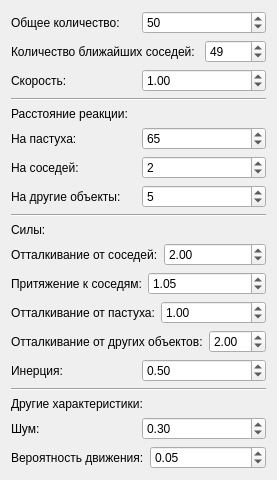
<?xml version="1.0" encoding="UTF-8"?>
<ui version="4.0">
 <class>CAgentParams</class>
 <widget class="QDialog" name="CAgentParams">
  <property name="geometry">
   <rect>
    <x>0</x>
    <y>0</y>
    <width>267</width>
    <height>466</height>
   </rect>
  </property>
  <property name="windowTitle">
   <string>Параметры агентов</string>
  </property>
  <layout class="QVBoxLayout" name="verticalLayout">
   <item>
    <layout class="QHBoxLayout" name="horizontalLayout">
     <item>
      <widget class="QLabel" name="label">
       <property name="text">
        <string>Общее количество:</string>
       </property>
      </widget>
     </item>
     <item>
      <widget class="QSpinBox" name="quantity">
       <property name="minimum">
        <number>1</number>
       </property>
       <property name="maximum">
        <number>201</number>
       </property>
       <property name="value">
        <number>50</number>
       </property>
      </widget>
     </item>
    </layout>
   </item>
   <item>
    <layout class="QHBoxLayout" name="horizontalLayout_13">
     <item>
      <widget class="QLabel" name="label_16">
       <property name="text">
        <string>Количество ближайших соседей: </string>
       </property>
      </widget>
     </item>
     <item>
      <widget class="QSpinBox" name="quantity_nearest">
       <property name="minimum">
        <number>1</number>
       </property>
       <property name="maximum">
        <number>200</number>
       </property>
       <property name="value">
        <number>49</number>
       </property>
      </widget>
     </item>
    </layout>
   </item>
   <item>
    <layout class="QHBoxLayout" name="horizontalLayout_2">
     <item>
      <widget class="QLabel" name="label_14">
       <property name="text">
        <string>Скорость:</string>
       </property>
      </widget>
     </item>
     <item>
      <widget class="QDoubleSpinBox" name="speed">
       <property name="minimum">
        <double>0.010000000000000</double>
       </property>
       <property name="maximum">
        <double>10.000000000000000</double>
       </property>
       <property name="singleStep">
        <double>0.100000000000000</double>
       </property>
       <property name="value">
        <double>1.000000000000000</double>
       </property>
      </widget>
     </item>
    </layout>
   </item>
   <item>
    <widget class="Line" name="line">
     <property name="orientation">
      <enum>Qt::Horizontal</enum>
     </property>
    </widget>
   </item>
   <item>
    <widget class="QLabel" name="label_2">
     <property name="text">
      <string>Расстояние реакции:</string>
     </property>
    </widget>
   </item>
   <item>
    <layout class="QHBoxLayout" name="horizontalLayout_3">
     <item>
      <widget class="QLabel" name="label_3">
       <property name="text">
        <string>На пастуха:</string>
       </property>
      </widget>
     </item>
     <item>
      <widget class="QSpinBox" name="shepherd_reaction">
       <property name="minimum">
        <number>1</number>
       </property>
       <property name="maximum">
        <number>200</number>
       </property>
       <property name="value">
        <number>65</number>
       </property>
      </widget>
     </item>
    </layout>
   </item>
   <item>
    <layout class="QHBoxLayout" name="horizontalLayout_4">
     <item>
      <widget class="QLabel" name="label_4">
       <property name="text">
        <string>На соседей:</string>
       </property>
      </widget>
     </item>
     <item>
      <widget class="QSpinBox" name="agent_reaction">
       <property name="minimum">
        <number>1</number>
       </property>
       <property name="value">
        <number>2</number>
       </property>
      </widget>
     </item>
    </layout>
   </item>
   <item>
    <layout class="QHBoxLayout" name="horizontalLayout_5">
     <item>
      <widget class="QLabel" name="label_5">
       <property name="text">
        <string>На другие объекты:</string>
       </property>
      </widget>
     </item>
     <item>
      <widget class="QSpinBox" name="other_reaction">
       <property name="minimum">
        <number>1</number>
       </property>
       <property name="value">
        <number>5</number>
       </property>
      </widget>
     </item>
    </layout>
   </item>
   <item>
    <widget class="Line" name="line_2">
     <property name="orientation">
      <enum>Qt::Horizontal</enum>
     </property>
    </widget>
   </item>
   <item>
    <widget class="QLabel" name="label_6">
     <property name="text">
      <string>Силы:</string>
     </property>
    </widget>
   </item>
   <item>
    <layout class="QHBoxLayout" name="horizontalLayout_6">
     <item>
      <widget class="QLabel" name="label_7">
       <property name="text">
        <string>Отталкивание от соседей:</string>
       </property>
      </widget>
     </item>
     <item>
      <widget class="QDoubleSpinBox" name="agent_repulsion">
       <property name="minimum">
        <double>0.010000000000000</double>
       </property>
       <property name="maximum">
        <double>10.000000000000000</double>
       </property>
       <property name="value">
        <double>2.000000000000000</double>
       </property>
      </widget>
     </item>
    </layout>
   </item>
   <item>
    <layout class="QHBoxLayout" name="horizontalLayout_7">
     <item>
      <widget class="QLabel" name="label_8">
       <property name="text">
        <string>Притяжение к соседям:</string>
       </property>
      </widget>
     </item>
     <item>
      <widget class="QDoubleSpinBox" name="agent_attraction">
       <property name="minimum">
        <double>0.010000000000000</double>
       </property>
       <property name="maximum">
        <double>10.000000000000000</double>
       </property>
       <property name="singleStep">
        <double>0.010000000000000</double>
       </property>
       <property name="value">
        <double>1.050000000000000</double>
       </property>
      </widget>
     </item>
    </layout>
   </item>
   <item>
    <layout class="QHBoxLayout" name="horizontalLayout_8">
     <item>
      <widget class="QLabel" name="label_9">
       <property name="text">
        <string>Отталкивание от пастуха:</string>
       </property>
      </widget>
     </item>
     <item>
      <widget class="QDoubleSpinBox" name="shepherd_repulsion">
       <property name="minimum">
        <double>0.010000000000000</double>
       </property>
       <property name="maximum">
        <double>10.000000000000000</double>
       </property>
       <property name="value">
        <double>1.000000000000000</double>
       </property>
      </widget>
     </item>
    </layout>
   </item>
   <item>
    <layout class="QHBoxLayout" name="horizontalLayout_9">
     <item>
      <widget class="QLabel" name="label_10">
       <property name="text">
        <string>Отталкивание от других объектов:</string>
       </property>
      </widget>
     </item>
     <item>
      <widget class="QDoubleSpinBox" name="other_repulsion">
       <property name="minimum">
        <double>0.010000000000000</double>
       </property>
       <property name="maximum">
        <double>10.000000000000000</double>
       </property>
       <property name="value">
        <double>2.000000000000000</double>
       </property>
      </widget>
     </item>
    </layout>
   </item>
   <item>
    <layout class="QHBoxLayout" name="horizontalLayout_10">
     <item>
      <widget class="QLabel" name="label_11">
       <property name="text">
        <string>Инерция:</string>
       </property>
      </widget>
     </item>
     <item>
      <widget class="QDoubleSpinBox" name="inertia">
       <property name="minimum">
        <double>0.010000000000000</double>
       </property>
       <property name="maximum">
        <double>10.000000000000000</double>
       </property>
       <property name="singleStep">
        <double>0.100000000000000</double>
       </property>
       <property name="value">
        <double>0.500000000000000</double>
       </property>
      </widget>
     </item>
    </layout>
   </item>
   <item>
    <widget class="Line" name="line_3">
     <property name="orientation">
      <enum>Qt::Horizontal</enum>
     </property>
    </widget>
   </item>
   <item>
    <widget class="QLabel" name="label_12">
     <property name="text">
      <string>Другие характеристики:</string>
     </property>
    </widget>
   </item>
   <item>
    <layout class="QHBoxLayout" name="horizontalLayout_11">
     <item>
      <widget class="QLabel" name="label_13">
       <property name="text">
        <string>Шум:</string>
       </property>
      </widget>
     </item>
     <item>
      <widget class="QDoubleSpinBox" name="noise">
       <property name="maximum">
        <double>1.000000000000000</double>
       </property>
       <property name="singleStep">
        <double>0.100000000000000</double>
       </property>
       <property name="value">
        <double>0.300000000000000</double>
       </property>
      </widget>
     </item>
    </layout>
   </item>
   <item>
    <layout class="QHBoxLayout" name="horizontalLayout_12">
     <item>
      <widget class="QLabel" name="label_15">
       <property name="text">
        <string>Вероятность движения:</string>
       </property>
      </widget>
     </item>
     <item>
      <widget class="QDoubleSpinBox" name="movement_probability">
       <property name="maximum">
        <double>1.000000000000000</double>
       </property>
       <property name="singleStep">
        <double>0.010000000000000</double>
       </property>
       <property name="value">
        <double>0.050000000000000</double>
       </property>
      </widget>
     </item>
    </layout>
   </item>
   <item>
    <spacer name="verticalSpacer">
     <property name="orientation">
      <enum>Qt::Vertical</enum>
     </property>
     <property name="sizeHint" stdset="0">
      <size>
       <width>20</width>
       <height>40</height>
      </size>
     </property>
    </spacer>
   </item>
  </layout>
 </widget>
 <resources/>
 <connections/>
</ui>
